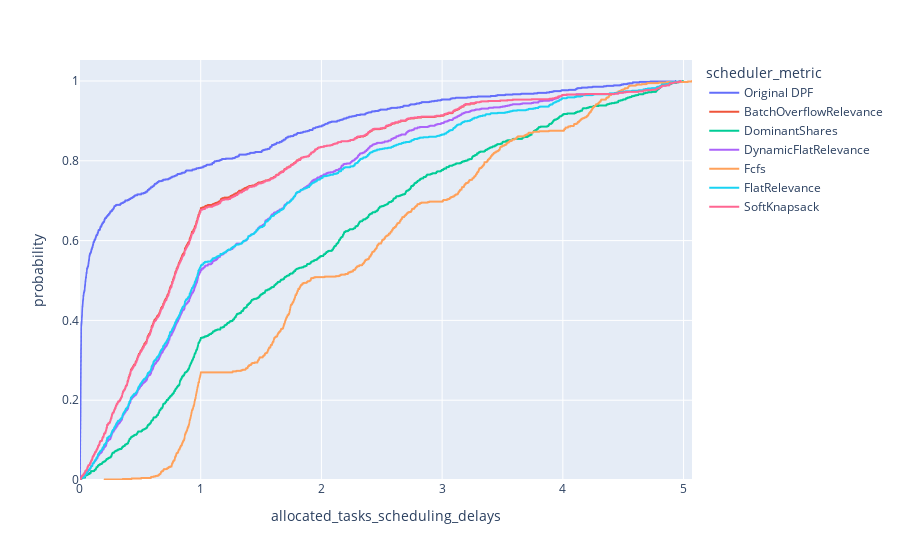

The cell this chart's notebook holds for it:
### Code cell
delays = rdf.query("T ==1").explode("allocated_tasks_scheduling_delays")
dpf = rdf.query("T == 0.01 and scheduler_metric == 'DominantShares'").explode("allocated_tasks_scheduling_delays")
dpf["scheduler_metric"] = "Original DPF"
delays = pd.concat([delays, dpf]).sort_values(["T", "scheduler_metric"])

px.ecdf(
    delays,
    x="allocated_tasks_scheduling_delays",
    color="scheduler_metric",

)

### Figure 1 — Plotly figure (JSON) as saved in the notebook; plotly's stock layout.template omitted (floating-point values rounded to 4 significant figures; data arrays with more than 128 entries replaced by an {"elided": "..."} marker saying what was removed)
{"data": [{"hovertemplate": "scheduler_metric=Original DPF<br>allocated_tasks_scheduling_delays=%{x}<br>probability=%{y}<extra></extra>", "legendgroup": "Original DPF", "line": {"dash": "solid", "shape": "hv"}, "marker": {"color": "#636efa", "symbol": "circle"}, "mode": "lines", "name": "Original DPF", "showlegend": true, "type": "scattergl", "x": {"elided": "905 float values"}, "xaxis": "x", "y": {"elided": "905 float values"}, "yaxis": "y"}, {"hovertemplate": "scheduler_metric=BatchOverflowRelevance<br>allocated_tasks_scheduling_delays=%{x}<br>probability=%{y}<extra></extra>", "legendgroup": "BatchOverflowRelevance", "line": {"dash": "solid", "shape": "hv"}, "marker": {"color": "#EF553B", "symbol": "circle"}, "mode": "lines", "name": "BatchOverflowRelevance", "showlegend": true, "type": "scattergl", "x": {"elided": "920 float values"}, "xaxis": "x", "y": {"elided": "920 float values"}, "yaxis": "y"}, {"hovertemplate": "scheduler_metric=DominantShares<br>allocated_tasks_scheduling_delays=%{x}<br>probability=%{y}<extra></extra>", "legendgroup": "DominantShares", "line": {"dash": "solid", "shape": "hv"}, "marker": {"color": "#00cc96", "symbol": "circle"}, "mode": "lines", "name": "DominantShares", "showlegend": true, "type": "scattergl", "x": {"elided": "848 float values"}, "xaxis": "x", "y": {"elided": "848 float values"}, "yaxis": "y"}, {"hovertemplate": "scheduler_metric=DynamicFlatRelevance<br>allocated_tasks_scheduling_delays=%{x}<br>probability=%{y}<extra></extra>", "legendgroup": "DynamicFlatRelevance", "line": {"dash": "solid", "shape": "hv"}, "marker": {"color": "#ab63fa", "symbol": "circle"}, "mode": "lines", "name": "DynamicFlatRelevance", "showlegend": true, "type": "scattergl", "x": {"elided": "910 float values"}, "xaxis": "x", "y": {"elided": "910 float values"}, "yaxis": "y"}, {"hovertemplate": "scheduler_metric=Fcfs<br>allocated_tasks_scheduling_delays=%{x}<br>probability=%{y}<extra></extra>", "legendgroup": "Fcfs", "line": {"dash": "solid", "shape": "hv"}, "marker": {"color": "#FFA15A", "symbol": "circle"}, "mode": "lines", "name": "Fcfs", "showlegend": true, "type": "scattergl", "x": {"elided": "771 float values"}, "xaxis": "x", "y": {"elided": "771 float values"}, "yaxis": "y"}, {"hovertemplate": "scheduler_metric=FlatRelevance<br>allocated_tasks_scheduling_delays=%{x}<br>probability=%{y}<extra></extra>", "legendgroup": "FlatRelevance", "line": {"dash": "solid", "shape": "hv"}, "marker": {"color": "#19d3f3", "symbol": "circle"}, "mode": "lines", "name": "FlatRelevance", "showlegend": true, "type": "scattergl", "x": {"elided": "902 float values"}, "xaxis": "x", "y": {"elided": "902 float values"}, "yaxis": "y"}, {"hovertemplate": "scheduler_metric=SoftKnapsack<br>allocated_tasks_scheduling_delays=%{x}<br>probability=%{y}<extra></extra>", "legendgroup": "SoftKnapsack", "line": {"dash": "solid", "shape": "hv"}, "marker": {"color": "#FF6692", "symbol": "circle"}, "mode": "lines", "name": "SoftKnapsack", "showlegend": true, "type": "scattergl", "x": {"elided": "920 float values"}, "xaxis": "x", "y": {"elided": "920 float values"}, "yaxis": "y"}], "layout": {"legend": {"title": {"text": "scheduler_metric"}, "tracegroupgap": 0}, "margin": {"t": 60}, "xaxis": {"anchor": "y", "domain": [0, 1], "title": {"text": "allocated_tasks_scheduling_delays"}}, "yaxis": {"anchor": "x", "domain": [0, 1], "rangemode": "tozero", "title": {"text": "probability"}}}}
